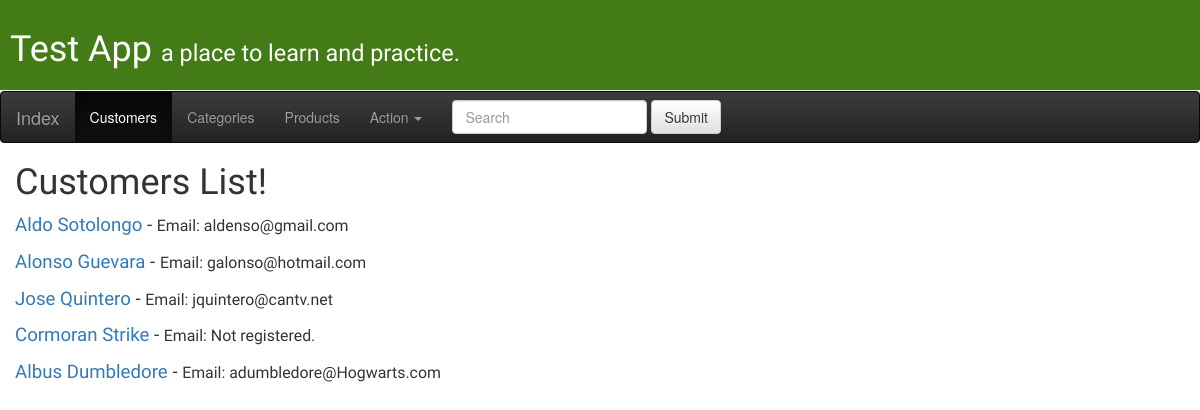
Screenshot of /customer/ with the database file from the repository.
### app/models.py (models this page shows, shortened)
class Customer(models.Model):
	customer_id = models.CharField(max_length=15)
	first_name = models.CharField(max_length=40)
	last_name = models.CharField(max_length=40)
	email = models.EmailField(blank=True, null=True)
	phone_regex = RegexValidator(regex=r'^\+?1?\d{9,15}$', message="Phone number must be entered in the format: '+999999999'. Up to 15 digits allowed.")
	phone_number = models.CharField(validators=[phone_regex], max_length=15 ,blank=True)
	address = models.TextField()
	registered_date = models.DateTimeField(blank=True, null=True)
	STATUS_CHOICES = (
		(0, 'Not Verified'),
		(1, 'Verified'),
		(2, 'Not Trusted')
		)
	validation = models.IntegerField(choices=STATUS_CHOICES, default=0)
	def Verified(self):
		self.validation = 1
		self.save()
	def __str__(self):
		return "{0} {1}".format(self.first_name, self.last_name)
	full_name = property(__str__)

### app/views.py (the view)
# urls.py: url(r'^customer/$', views.customer_list, name='customer_list'),
def customer_list(request):
	customers = Customer.objects.all()
	return render(request, 'app/customer_list.html', {'customers': customers})

### app/templates/app/customer_list.html
{% extends 'app/base.html' %}
{% block context %}
<h1>Customers List!</h1>
{% if customers %}
{% for customer in customers %}
<tr>
<p>
	<td><a href="{% url 'customer_detail' pk=customer.pk %}">{{ customer.full_name }}</a></td>
	-
	{% if customer.email %}
	<td><small>Email: {{ customer.email }}</small></td>
	{% else %}
	<td><small>Email: Not registered.</small></td>
	{% endif %}
</p>
</tr>
{% endfor %}
{% else %}
<h1>No Customers registered yet :(</h1>
{% endif %}
{% endblock %}

### rows the page displays
Customer: full_name "Aldo Sotolongo", email "aldenso@gmail.com"
Customer: full_name "Alonso Guevara", email "galonso@hotmail.com"
Customer: full_name "Jose Quintero", email "jquintero@cantv.net"
Customer: full_name "Cormoran Strike", email "Email: Not registered."
Customer: full_name "Albus Dumbledore", email "adumbledore@Hogwarts.com"
